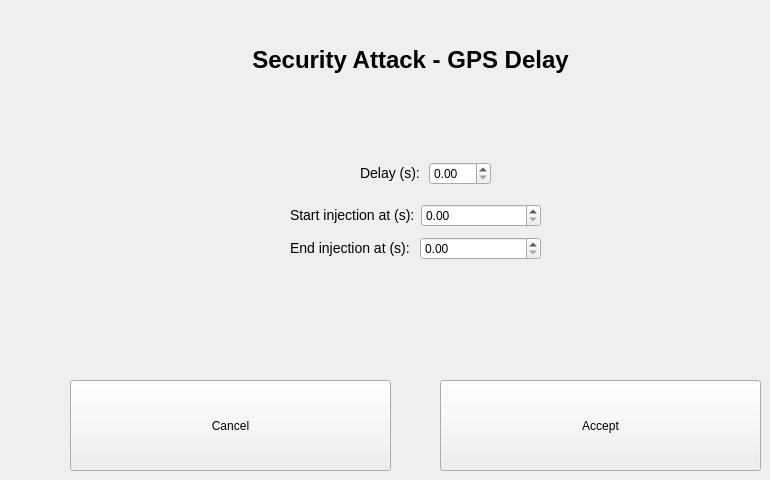
   <widget class="QWidget" name="page_9">
    <widget class="QLabel" name="label_10">
     <property name="geometry">
      <rect>
       <x>100</x>
       <y>30</y>
       <width>621</width>
       <height>61</height>
      </rect>
     </property>
     <property name="toolTip">
      <string>&lt;html&gt;&lt;head/&gt;&lt;body&gt;&lt;p align=&quot;center&quot;&gt;&lt;br/&gt;&lt;/p&gt;&lt;/body&gt;&lt;/html&gt;</string>
     </property>
     <property name="whatsThis">
      <string>&lt;html&gt;&lt;head/&gt;&lt;body&gt;&lt;p align=&quot;center&quot;&gt;&lt;br/&gt;&lt;/p&gt;&lt;/body&gt;&lt;/html&gt;</string>
     </property>
     <property name="styleSheet">
      <string notr="true">font-size: 24px;
font-weight: bold;</string>
     </property>
     <property name="text">
      <string>&lt;html&gt;&lt;head/&gt;&lt;body&gt;&lt;p&gt;&lt;span style=&quot; color:#000000;&quot;&gt;Security Attack - GPS Delay&lt;/span&gt;&lt;/p&gt;&lt;/body&gt;&lt;/html&gt;</string>
     </property>
     <property name="alignment">
      <set>Qt::AlignCenter</set>
     </property>
    </widget>
    <widget class="QWidget" name="layoutWidget_2">
     <property name="geometry">
      <rect>
       <x>360</x>
       <y>160</y>
       <width>131</width>
       <height>27</height>
      </rect>
     </property>
     <layout class="QHBoxLayout" name="horizontalLayout_2">
      <item>
       <widget class="QLabel" name="label_35">
        <property name="styleSheet">
         <string notr="true">font-size: 14px;</string>
        </property>
        <property name="text">
         <string>&lt;html&gt;&lt;head/&gt;&lt;body&gt;&lt;p&gt;&lt;span style=&quot; color:#000000;&quot;&gt;Delay (s):&lt;/span&gt;&lt;/p&gt;&lt;/body&gt;&lt;/html&gt;</string>
        </property>
       </widget>
      </item>
      <item>
       <widget class="QDoubleSpinBox" name="doubleSpinBox_delayvalue_2">
        <property name="styleSheet">
         <string notr="true">qproperty-toolTip: &quot;Seconds after takeoff considered to start injection&quot;;</string>
        </property>
       </widget>
      </item>
     </layout>
    </widget>
    <widget class="QPushButton" name="buttonGPSInjectionContinue_9">
     <property name="enabled">
      <bool>true</bool>
     </property>
     <property name="geometry">
      <rect>
       <x>440</x>
       <y>380</y>
       <width>321</width>
       <height>91</height>
      </rect>
     </property>
     <property name="styleSheet">
      <string notr="true"/>
     </property>
     <property name="text">
      <string>Accept</string>
     </property>
    </widget>
    <widget class="QWidget" name="layoutWidget_19">
     <property name="geometry">
      <rect>
       <x>290</x>
       <y>200</y>
       <width>251</width>
       <height>64</height>
      </rect>
     </property>
     <layout class="QVBoxLayout" name="verticalLayout_16">
      <item>
       <layout class="QHBoxLayout" name="horizontalLayout_23">
        <item>
         <widget class="QLabel" name="label_36">
          <property name="styleSheet">
           <string notr="true">font-size: 14px;</string>
          </property>
          <property name="text">
           <string>&lt;html&gt;&lt;head/&gt;&lt;body&gt;&lt;p&gt;&lt;span style=&quot; color:#000000;&quot;&gt;Start injection at (s):&lt;/span&gt;&lt;/p&gt;&lt;/body&gt;&lt;/html&gt;</string>
          </property>
         </widget>
        </item>
        <item>
         <widget class="QDoubleSpinBox" name="doubleSpinBox_startInjection_10">
          <property name="styleSheet">
           <string notr="true">qproperty-toolTip: &quot;Seconds after takeoff considered to start injection&quot;;</string>
          </property>
         </widget>
        </item>
       </layout>
      </item>
      <item>
       <layout class="QHBoxLayout" name="horizontalLayout_24">
        <item>
         <widget class="QLabel" name="label_37">
          <property name="styleSheet">
           <string notr="true">font-size: 14px;</string>
          </property>
          <property name="text">
           <string>&lt;html&gt;&lt;head/&gt;&lt;body&gt;&lt;p&gt;&lt;span style=&quot; color:#000000;&quot;&gt;End injection at (s): &lt;/span&gt;&lt;/p&gt;&lt;/body&gt;&lt;/html&gt;</string>
          </property>
         </widget>
        </item>
        <item>
         <widget class="QDoubleSpinBox" name="doubleSpinBox_endInjection_10">
          <property name="styleSheet">
           <string notr="true">qproperty-toolTip: &quot;Seconds after takeoff considered to end injection&quot;;</string>
          </property>
         </widget>
        </item>
       </layout>
      </item>
     </layout>
    </widget>
    <widget class="QPushButton" name="buttonGPSInjectionCancel_9">
     <property name="enabled">
      <bool>true</bool>
     </property>
     <property name="geometry">
      <rect>
       <x>70</x>
       <y>380</y>
       <width>321</width>
       <height>91</height>
      </rect>
     </property>
     <property name="styleSheet">
      <string notr="true"/>
     </property>
     <property name="text">
      <string>Cancel</string>
     </property>
    </widget>
   </widget>
